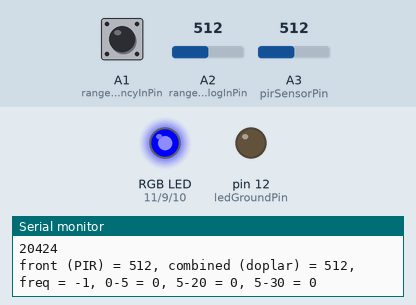
Simulated run of this sketch. Board: Arduino Uno, built with avr-gcc and run on an emulated ATmega328P. Parts: an RGB LED mixed from three pins (HIGH = lit), output pins drawn as LEDs (lit = HIGH), the last lines printed to the serial monitor. The test bench sets the inputs (shaded band); at power-on: A3 (pirSensorPin) = 512, A2 (rangeAnalogInPin) = 512, A1 (rangeFrequencyInPin) HIGH. Pins used as bus, display or sensor lines are not drawn.

Above: at 20.6 s.
20.7 s: A3 (pirSensorPin) set to 0
At 21.2 s:
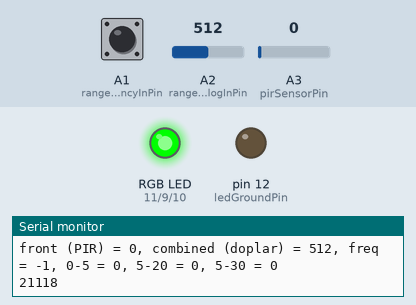
22.3 s: A2 (rangeAnalogInPin) set to 981
25.3 s: A2 (rangeAnalogInPin) set to 1014
28.3 s: A3 (pirSensorPin) set to 110
At 29.8 s:
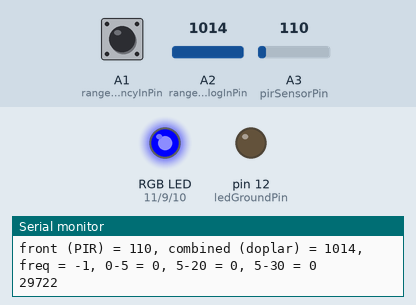
Timing chart, 0 to 31.3 s (numbered marks = the images above; inputs shaded):
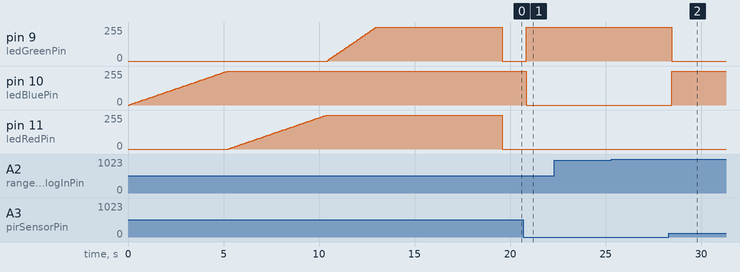

The sketch:

doorwatcher.ino
```cpp
#include <SoftwareSerial.h>

// These constants won't change.  They're used to give names
// to the pins used:
const int rangePowerPin = A0;
const int rangeFrequencyInPin = A1;
const int rangeAnalogInPin = A2;
const int pirSensorPin = A3;
const int ledGreenPin = 9;
const int ledBluePin = 10;
const int ledRedPin = 11;
const int ledGroundPin = 12;

const int bluetoothPowerPin = 3;
const int bluetoothTxPin = 5;
const int bluetoothRxPin = 6;

int sensorValue = 0;        // value read from the pot

int calibrationData[100];

SoftwareSerial bluetooth(bluetoothRxPin, bluetoothTxPin);

void setup() {
  // initialize serial communications at 9600 bps:
  Serial.begin(9600);

  bluetooth.begin(4800);

  pinMode(rangePowerPin, OUTPUT);
  digitalWrite(rangePowerPin, HIGH);
  pinMode(rangeAnalogInPin, INPUT);
  pinMode(rangeFrequencyInPin, INPUT);

  pinMode(ledGreenPin, OUTPUT);
  pinMode(ledBluePin, OUTPUT);
  pinMode(ledGreenPin, OUTPUT);
  pinMode(ledGroundPin, OUTPUT);
  digitalWrite(ledGroundPin, LOW);

  pinMode(bluetoothPowerPin, OUTPUT);
  digitalWrite(bluetoothPowerPin, HIGH);

  pinMode(pirSensorPin, INPUT);
  // Wait 15 seconds for PIR sensor to calibrate.
  for (int i = 0; i < 300; i++) {
    setRgb(mymap(i, 80, 160, 0, 255), mymap(i, 160, 200, 0, 255), mymap(i, 0, 80, 0, 255));
    delay(50);
    bluetooth.println("Setup");
  }

/*
  for (int i = 0; i < 200; i++) {
    sensorValue = analogRead(rangeAnalogInPin);
    if (i > 100) {
      calibrationData[i - 100] = sensorValue;
    }
    setRgb(mymap(i, 80, 160, 0, 255), mymap(i, 160, 200, 0, 255), mymap(i, 0, 80, 0, 255));

    if (i % 10 == 0) {
     Serial.print("calibration ");
     Serial.println(i);
    }
    delay(100);
  }
  quickSort(calibrationData, 0, 99);
  Serial.print("min = ");
  Serial.print(calibrationData[0]);
  Serial.print(", 25th = ");
  Serial.print(calibrationData[25]);
  Serial.print(", median = ");
  Serial.print(calibrationData[49]);
  Serial.print(", 75th = ");
  Serial.print(calibrationData[75]);
  Serial.print(", 90th = ");
  Serial.print(calibrationData[90]);
  Serial.print(", 95th = ");
  Serial.print(calibrationData[95]);
  Serial.print(", max = ");
  Serial.println(calibrationData[99]);
  */
}

const int movementSize = 60;
int movements[movementSize];
int movementIndex = 0;
unsigned long lastFrontMovement = 0;
unsigned long lastLoopTime = 0;

int testingMode = 1;

int countMovements(int first, int last) {
  int total = 0;
  for (int i = first; i < last; i++) {
    total += movements[(movementIndex + movementSize + i) % movementSize];
  }
  return total;
}

void loop() {
  long combinedFreq = getFrequency(rangeFrequencyInPin);
  int sensorValue = analogRead(rangeAnalogInPin);
  int frontMovement = analogRead(pirSensorPin);

  bluetooth.println("Loop");

  Serial.print("front (PIR) = ");
  Serial.print(frontMovement);
  Serial.print(", combined (doplar) = ");
  Serial.print(sensorValue);
  Serial.print(", freq = ");
  Serial.print(combinedFreq);
  Serial.print(", 0-5 = ");
  Serial.print(countMovements(-5, 0));
  Serial.print(", 5-20 = ");
  Serial.print(countMovements(-20, -5));
  Serial.print(", 5-30 = ");
  Serial.println(countMovements(-30, -5));

  movementIndex = (movementIndex + 1) % movementSize;
  if (frontMovement) {
    lastFrontMovement = millis();
    movements[movementIndex] = 0;
  } else {
    movements[movementIndex] = (combinedFreq > 100) ? 1 : 0;
  }

  if (testingMode) {
    if (frontMovement) {
        setRgb(0, 0, 255);  // blue
    } else {
      if (countMovements(-20, -5) > 0) {
        setRgb(255, 0, 0);  // red
      } else if (countMovements(-30, -5) > 1) {
        setRgb(80, 10, 0);  // yellow
      } else {
        setRgb(0, 255, 0);  // green
      }
    }
  } else {
    if ((millis() - lastFrontMovement) < 15000) {
      if (countMovements(-20, -5) > 1) {
        setRgb(255, 0, 0);  // red
      } else if (countMovements(-30, -5) > 1) {
        setRgb(80, 10, 0);  // yellow
      } else {
        setRgb(0, 255, 0);  // green
      }
    } else {
      setRgb(0, 0, 0);  // gray
    }
  }

  Serial.println(millis());
  while (millis() < lastLoopTime + 100) {
    delay(10);
  }
  lastLoopTime = millis();
}

int lastRed = 0;

/*
//  int normalized = mymap(sensorValue, calibrationData[60], calibrationData[90], 0, 255);
  if (sensorValue > calibrationData[90]) {
    setRgb(255, 0, 0);  // red
  } else if (sensorValue > calibrationData[60]) {
    setRgb(80, 10, 0);  // yellow
  } else if (sensorValue > 0) {
    setRgb(0, 255, 0);  // green
  } else {
    setRgb(5, 5, 5);  // gray
  }
*/

void loop_old() {
  setRgb(0, 255, 0);
  long pulse = pulseIn(rangeFrequencyInPin, HIGH, 100000);
  Serial.print("lastRed = " );
  Serial.print(lastRed);
  Serial.print(", pulse = " );
  Serial.println(pulse);

  if (pulse > 0) {
    setRgb(255, 0, 0);  // red
    lastRed = 100;
  } else {
    if (lastRed > 0) {
      lastRed--;
      if (lastRed == 0) {
        setRgb(0, 255, 0);
      } else if (lastRed < 5) {
        setRgb(80, 10, 0);  // yellow
      }
    }
  }
  delay(50);
}

long getFrequency(int pin) {
  #define SAMPLES 1
  long freq = 0;
  for(unsigned int j=0; j<SAMPLES; j++) freq+= 500000/pulseIn(pin, HIGH, 100000);
  return freq / SAMPLES;
}

void setRgb(int r, int g, int b) {
  analogWrite(ledGreenPin, g);
  analogWrite(ledBluePin, b);
  analogWrite(ledRedPin, r);
}

void quickSort(int arr[], int left, int right) {
      int i = left, j = right;
      int tmp;
      int pivot = arr[(left + right) / 2];

      /* partition */
      while (i <= j) {
            while (arr[i] < pivot)
                  i++;
            while (arr[j] > pivot)
                  j--;
            if (i <= j) {
                  tmp = arr[i];
                  arr[i] = arr[j];
                  arr[j] = tmp;
                  i++;
                  j--;
            }
      };

      /* recursion */
      if (left < j)
            quickSort(arr, left, j);
      if (i < right)
            quickSort(arr, i, right);
}

int mymap(int x, int a, int b, int c, int d) {
  if (x < a) {
    return c;
  }
  if (x > b) {
    return d;
  }
  return map(x, a, b, c, d);
}
```

Measured:
- after the input at 20.7 s, pin 9 (ledGreenPin): 0/255 → 255/255 after 0.14 s; pin 10 (ledBluePin): 255/255 → 0/255 after 0.14 s
- after the input at 28.3 s, pin 9 (ledGreenPin): 255/255 → 0/255 after 0.15 s; pin 10 (ledBluePin): 0/255 → 255/255 after 0.15 s
- by itself, pin 9 (ledGreenPin): rises from 6/255 to 255/255 in 2.5 s, then falls to 0/255 in 6.6 s
- by itself, pin 11 (ledRedPin): rises from 3/255 to 255/255 in 5.1 s, then falls to 0/255 in 9.2 s
